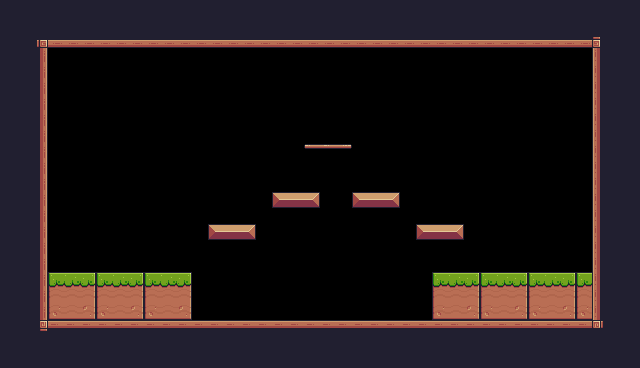

Below is a game level as drawn by its tile map, then a one-line description and the .tmx file that defines it, in full:
An orthogonal 40x23 tile map with 16x16 px tiles, 1 tile layer (Background) and 12 objects (5x Platform, Player).

<map version="1.10" tiledversion="1.10.2" orientation="orthogonal" renderorder="right-down" width="40" height="23" tilewidth="16" tileheight="16" infinite="0" nextlayerid="4" nextobjectid="32">
 <tileset firstgid="1" source="Pixel Platformer.tsx" />
 <layer id="1" name="Background" width="40" height="23">
  <properties>
   <property name="BackgroundColor" value="Gray" />
  </properties>
  <data encoding="csv">
24,24,24,24,24,24,24,24,24,24,24,24,24,24,24,24,24,24,24,24,24,24,24,24,24,24,24,24,24,24,24,24,24,24,24,24,24,24,24,24,
24,24,24,24,24,24,24,24,24,24,24,24,24,24,24,24,24,24,24,24,24,24,24,24,24,24,112,112,112,112,24,24,24,24,24,24,24,24,24,24,
24,24,92,134,134,134,134,134,134,134,134,134,134,134,134,134,134,134,134,134,134,134,134,134,134,134,134,134,134,134,134,134,134,134,134,134,134,93,24,24,
24,24,113,0,0,0,0,0,0,0,0,0,0,0,0,0,0,0,0,0,0,0,0,0,0,0,0,0,0,0,0,0,0,0,0,0,0,111,24,24,
24,24,113,0,0,0,0,0,0,0,0,0,0,0,0,0,0,0,0,0,0,0,0,0,0,0,0,0,0,0,0,0,0,0,0,0,0,111,24,24,
24,24,113,0,0,0,0,0,0,0,0,0,0,0,0,0,0,0,0,0,0,0,0,0,0,0,0,0,0,0,0,0,0,0,0,0,0,111,24,24,
24,24,113,0,0,0,0,0,0,0,0,0,0,0,0,0,0,0,0,0,0,0,0,0,0,0,0,0,0,0,0,0,0,0,0,0,0,111,24,24,
24,24,113,0,0,0,0,0,0,0,0,0,0,0,0,0,0,0,0,0,0,0,0,0,0,0,0,0,0,0,0,0,0,0,0,0,0,111,24,24,
24,24,113,0,0,0,0,0,0,0,0,0,0,0,0,0,0,0,0,0,0,0,0,0,0,0,0,0,0,0,0,0,0,0,0,0,0,111,24,24,
24,24,113,0,0,0,0,0,0,0,0,0,0,0,0,0,0,0,0,40,41,42,0,0,0,0,0,0,0,0,0,0,0,0,0,0,0,111,24,24,
24,24,113,0,0,0,0,0,0,0,0,0,0,0,0,0,0,0,0,0,0,0,0,0,0,0,0,0,0,0,0,0,0,0,0,0,0,111,24,24,
24,24,113,0,0,0,0,0,0,0,0,0,0,0,0,0,0,0,0,0,0,0,0,0,0,0,0,0,0,0,0,0,0,0,0,0,0,111,24,24,
24,24,113,0,0,0,0,0,0,0,0,0,0,0,0,0,0,13,14,15,0,0,13,14,15,0,0,0,0,0,0,0,0,0,0,0,0,111,24,24,
24,24,113,0,0,0,0,0,0,0,0,0,0,0,0,0,0,83,83,83,83,0,0,0,0,0,0,0,0,0,0,0,0,0,0,0,0,111,24,24,
24,24,113,0,0,0,0,0,0,0,0,0,0,13,14,15,0,0,0,0,0,0,0,0,0,0,13,14,15,0,0,0,0,0,0,0,0,111,24,24,
24,24,113,0,0,0,0,0,0,0,0,0,0,83,83,83,0,0,0,0,0,0,0,0,0,0,0,0,0,0,0,0,0,0,0,0,0,111,24,24,
24,24,113,0,0,0,0,0,0,0,0,0,0,0,0,0,0,0,0,0,0,0,0,0,0,0,0,0,0,0,0,0,0,0,0,0,0,111,24,24,
24,24,113,7,8,9,7,8,9,7,8,9,0,0,0,0,0,0,0,0,0,0,0,0,0,0,0,7,8,9,7,8,9,7,8,9,7,111,24,24,
24,24,113,29,30,31,29,30,31,29,30,31,0,0,0,0,0,0,0,0,0,0,0,0,0,0,0,29,30,31,29,30,31,29,30,31,29,111,24,24,
24,24,113,51,52,53,51,52,53,51,52,53,0,0,0,0,0,0,0,0,0,0,0,0,0,0,0,51,52,53,51,52,53,51,52,53,51,111,24,24,
24,24,114,90,90,90,90,90,90,90,90,90,90,90,90,90,90,90,90,90,90,90,90,90,90,90,90,90,90,90,90,90,90,90,90,90,90,115,24,24,
24,24,24,112,112,24,24,24,24,24,24,24,24,24,24,24,24,24,24,24,24,24,24,24,24,24,24,24,24,24,24,24,112,112,24,24,24,24,24,24,
24,24,24,24,24,24,24,24,24,24,24,24,24,24,24,24,24,24,24,24,24,24,24,24,24,24,24,24,24,24,24,24,24,24,24,24,24,24,24,24
</data>
 </layer>
 <objectgroup id="3" name="Collisions">
  <object id="13" x="32" y="32" width="16" height="304" />
  <object id="15" x="48" y="320" width="560" height="16" />
  <object id="16" x="592" y="32" width="16" height="288" />
  <object id="17" x="48" y="32" width="544" height="16" />
  <object id="18" type="Platform" x="304" y="144" width="48" height="16" />
  <object id="19" type="Platform" x="208" y="224" width="48" height="16" />
  <object id="20" type="Platform" x="272" y="192" width="48" height="16" />
  <object id="21" type="Platform" x="352" y="192" width="48" height="16" />
  <object id="22" type="Platform" x="416" y="224" width="48" height="16" />
  <object id="23" x="432" y="272" width="160" height="48" />
  <object id="26" x="48" y="272" width="144" height="48" />
 </objectgroup>
 <objectgroup id="2" name="SpawnPoints">
  <object id="9" name="Player" type="Player" x="304" y="288" width="32" height="32" />
 </objectgroup>
</map>
